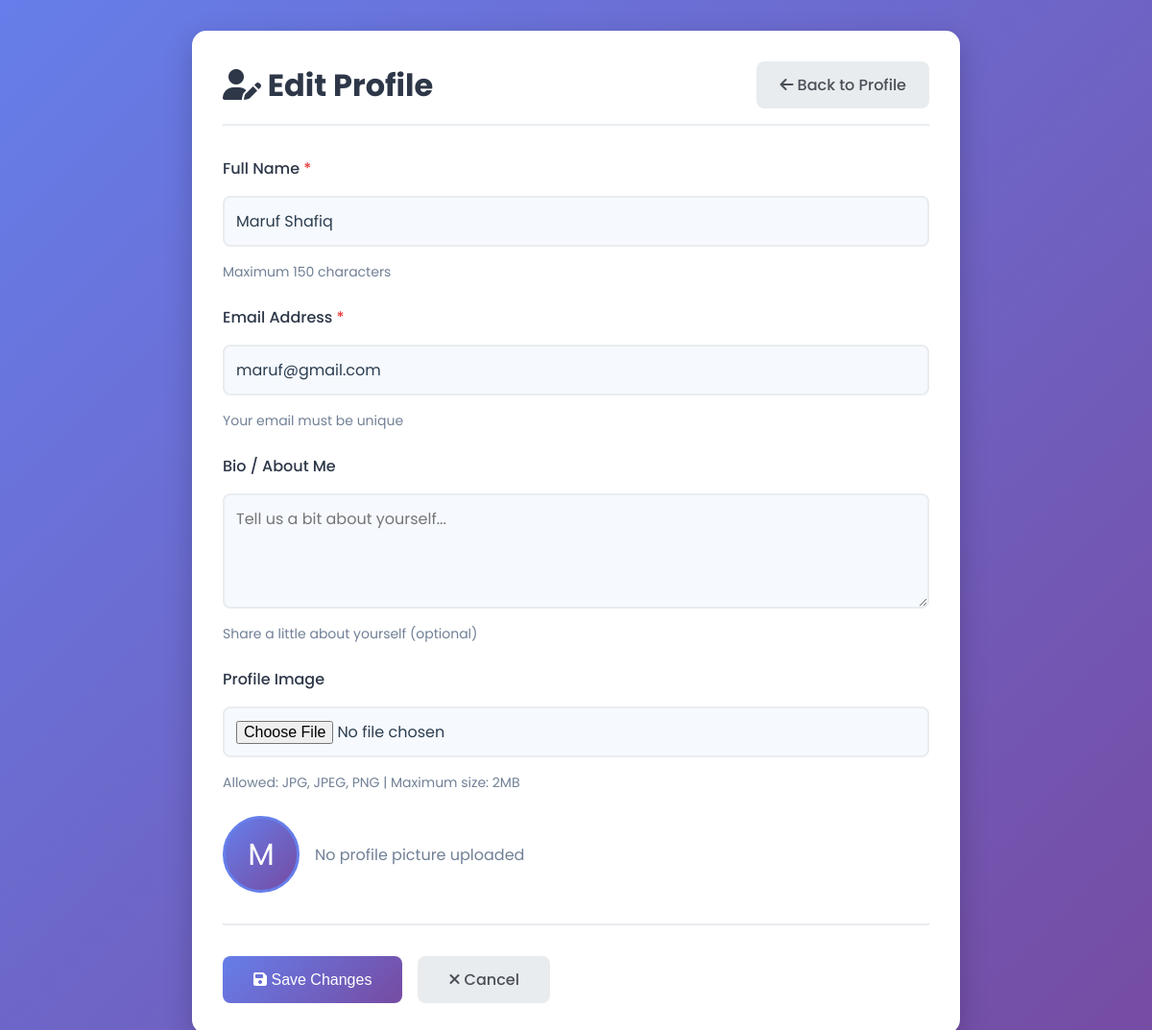
/views/profile/edit_profile.php (signed in), run on the app's committed database.
### tables this page shows
CREATE TABLE `users` (
  `id` int(11) NOT NULL,
  `name` varchar(100) NOT NULL,
  `email` varchar(100) NOT NULL,
  `username` varchar(100) NOT NULL,
  `password` varchar(255) NOT NULL
);

### controllers/ProfileController.php (called while the page is built, shortened)
<?php
class ProfileController {
    private $db;
    private $userId;
    public function __construct() {
        $this->db = $this->getDatabaseConnection();
        $this->userId = $this->getAuthenticatedUserId();
    }
    private function getDatabaseConnection() {
        if (function_exists('getDb')) {
            return getDb();
        }
        throw new Exception("No database connection available");
    }
    private function getAuthenticatedUserId() {
        return $_SESSION['user_id'] ?? null;
    }
    public function edit() {
        $user = $this->getUserData($this->userId);
        include __DIR__ . '/../views/profile/edit.php';
    }
    private function getUserData($userId) {
        if ($this->db instanceof PDO) {
            $stmt = $this->db->prepare("SELECT id, name, email, username, bio, profile_image FROM users WHERE id = ?");
            $stmt->execute([$userId]);
            return $stmt->fetch(PDO::FETCH_ASSOC);
        } elseif ($this->db instanceof mysqli) {
            $stmt = $this->db->prepare("SELECT id, name, email, username, bio, profile_image FROM users WHERE id = ?");
            $stmt->bind_param("i", $userId);
            $stmt->execute();
            $result = $stmt->get_result();
            return $result->fetch_assoc();
        }
        return null;
    }
}

### views/profile/edit_profile.php (called while the page is built, shortened)
<?php
require_once __DIR__ . '/../../config.php';
require_once __DIR__ . '/../../controllers/ProfileController.php';
try {
    $controller = new ProfileController();
    $controller->edit();
} catch (Exception $e) {
    error_log("Profile edit error: " . $e->getMessage());
    die("Error loading profile edit page. Please try again.");
}

### config.php (called while the page is built, shortened)
<?php
try {
    $pdo = new PDO(
        "mysql:host=" . DB_HOST . ":" . DB_PORT . ";dbname=" . DB_NAME . ";charset=utf8mb4",
        DB_USER,
        DB_PASS,
        [
            PDO::ATTR_ERRMODE => PDO::ERRMODE_EXCEPTION,
            PDO::ATTR_DEFAULT_FETCH_MODE => PDO::FETCH_ASSOC,
            PDO::ATTR_EMULATE_PREPARES => false
        ]
    );
} catch(PDOException $e) {
    error_log("Database Connection Error: " . $e->getMessage());
    if (APP_DEBUG) {
        die("Database connection failed. Please check your configuration.");
    } else {
        die("An error occurred. Please try again later.");
    }
}
function getDb() {
    global $pdo;
    return $pdo;
}

### views/profile/edit.php (the view, shortened to what this page needs)
<!DOCTYPE html>
<html lang="en">
<head>
    <link rel="stylesheet" href="../../dashboard.css">
    <link rel="stylesheet" href="https://cdnjs.cloudflare.com/ajax/libs/font-awesome/6.4.0/css/all.min.css">
</head>
<body>
    <div class="edit-container">
        <div class="header">
            <h1><i class="fas fa-user-edit"></i> Edit Profile</h1>
            <a href="profile.php" class="btn-back">
                <i class="fas fa-arrow-left"></i> Back to Profile
            </a>
        </div>
        <form action="../../public/profile_update.php" method="POST" enctype="multipart/form-data">
            <div class="form-group">
                <label for="name">
                    Full Name <span class="required">*</span>
                </label>
                <input type="text"
                       id="name"
                       name="name"
                       value="<?php echo htmlspecialchars($user['name']); ?>"
                       required
                       maxlength="150">
                <div class="form-help">Maximum 150 characters</div>
            </div>
            <div class="form-group">
                <label for="email">
                    Email Address <span class="required">*</span>
                </label>
                <input type="email"
                       id="email"
                       name="email"
                       value="<?php echo htmlspecialchars($user['email']); ?>"
                       required
                       maxlength="100">
                <div class="form-help">Your email must be unique</div>
            </div>
            <div class="form-group">
                <label for="bio">
                    Bio / About Me
                </label>
                <textarea id="bio"
                          name="bio"
                          placeholder="Tell us a bit about yourself..."><?php echo htmlspecialchars($user['bio'] ?? ''); ?></textarea>
                <div class="form-help">Share a little about yourself (optional)</div>
            </div>
            <div class="form-group">
                <label for="profile_image">
                    Profile Image
                </label>
                <input type="file"
                       id="profile_image"
                       name="profile_image"
                       accept="image/jpeg,image/jpg,image/png">
                <div class="form-help">
                    Allowed: JPG, JPEG, PNG | Maximum size: 2MB
                </div>
                <?php if (!empty($user['profile_image'])): ?>
                    <div class="current-image">
                        <img src="../../assets/uploads/profiles/<?php echo htmlspecialchars($user['profile_image']); ?>"
                             alt="Current Profile Picture">
                        <span style="color: #718096;">Current profile picture</span>
                    </div>
                <?php else: ?>
                    <div class="current-image">
                        <div class="current-image-placeholder">
                            <?php echo strtoupper(substr($user['name'], 0, 1)); ?>
                        </div>
                        <span style="color: #718096;">No profile picture uploaded</span>
                    </div>
                <?php endif; ?>
            </div>
            <div class="form-actions">
                <button type="submit" class="btn btn-primary">
                    <i class="fas fa-save"></i> Save Changes
                </button>
                <a href="profile.php" class="btn btn-secondary">
                    <i class="fas fa-times"></i> Cancel
                </a>
            </div>
        </form>
    </div>
</body>
</html>

### dashboard.css (style rules this page uses)
:root { --primary-color: #4A90E2; --secondary-color: #5C6BC0; --background-color: #F5F7FA; --text-primary: #2C3E50; --text-secondary: #606F7B; --success-color: #68D391; --warning-color: #F6AD55; --danger-color: #FC8181; --card-bg: #FFFFFF; --sidebar-width: 250px; }
* { margin: 0; padding: 0; box-sizing: border-box; }
body { margin: 0; font-family: 'Poppins', sans-serif; background: var(--background-color); color: var(--text-primary); }
.form-group { display: flex; flex-direction: column; gap: 0.5rem; }
.form-group label { color: var(--text-primary); font-weight: 500; }
.form-group input, .form-group textarea, .form-group select { padding: 0.75rem; border: 2px solid rgba(74, 144, 226, 0.1); border-radius: 8px; font-family: 'Poppins', sans-serif; transition: all 0.3s ease; background-color: rgba(74, 144, 226, 0.05); color: var(--text-primary); }
.form-group textarea { resize: vertical; min-height: 100px; }

### views/profile/edit.php (style rules this page uses)
* { margin: 0; padding: 0; box-sizing: border-box; }
body { font-family: 'Poppins', sans-serif; background: linear-gradient(135deg, #667eea 0%, #764ba2 100%); min-height: 100vh; padding: 2rem; }
.edit-container { max-width: 800px; margin: 0 auto; background: white; border-radius: 15px; padding: 2rem; box-shadow: 0 10px 30px rgba(0,0,0,0.2); }
.header { display: flex; justify-content: space-between; align-items: center; margin-bottom: 2rem; padding-bottom: 1rem; border-bottom: 2px solid #e9ecef; }
.header h1 { color: #2d3748; font-size: 2rem; }
.btn-back { padding: 0.75rem 1.5rem; background: #e9ecef; color: #495057; text-decoration: none; border-radius: 8px; font-weight: 500; transition: all 0.3s ease; }
.form-group { margin-bottom: 1.5rem; }
.form-group label { display: block; color: #2d3748; font-weight: 500; margin-bottom: 0.5rem; }
.form-group label .required { color: #e53e3e; }
.form-group input[type="text"], .form-group input[type="email"], .form-group input[type="file"], .form-group textarea { width: 100%; padding: 0.75rem; border: 2px solid #e9ecef; border-radius: 8px; font-family: 'Poppins', sans-serif; font-size: 1rem; transition: border-color 0.3s ease; }
.form-group textarea { resize: vertical; min-height: 120px; }
.form-help { font-size: 0.875rem; color: #718096; margin-top: 0.5rem; }
.current-image { margin-top: 1rem; display: flex; align-items: center; gap: 1rem; }
.current-image-placeholder { width: 80px; height: 80px; border-radius: 50%; background: linear-gradient(135deg, #667eea 0%, #764ba2 100%); display: flex; align-items: center; justify-content: center; font-size: 2rem; color: white; border: 3px solid #667eea; }
.form-actions { display: flex; gap: 1rem; margin-top: 2rem; padding-top: 2rem; border-top: 2px solid #e9ecef; }
.btn { padding: 0.75rem 2rem; border-radius: 8px; font-weight: 500; font-size: 1rem; cursor: pointer; transition: all 0.3s ease; border: none; text-decoration: none; display: inline-block; }
.btn-primary { background: linear-gradient(135deg, #667eea 0%, #764ba2 100%); color: white; }
.btn-secondary { background: #e9ecef; color: #495057; }

### data on the page
users: name "Maruf Shafiq", email "maruf@gmail.com", name "M"
